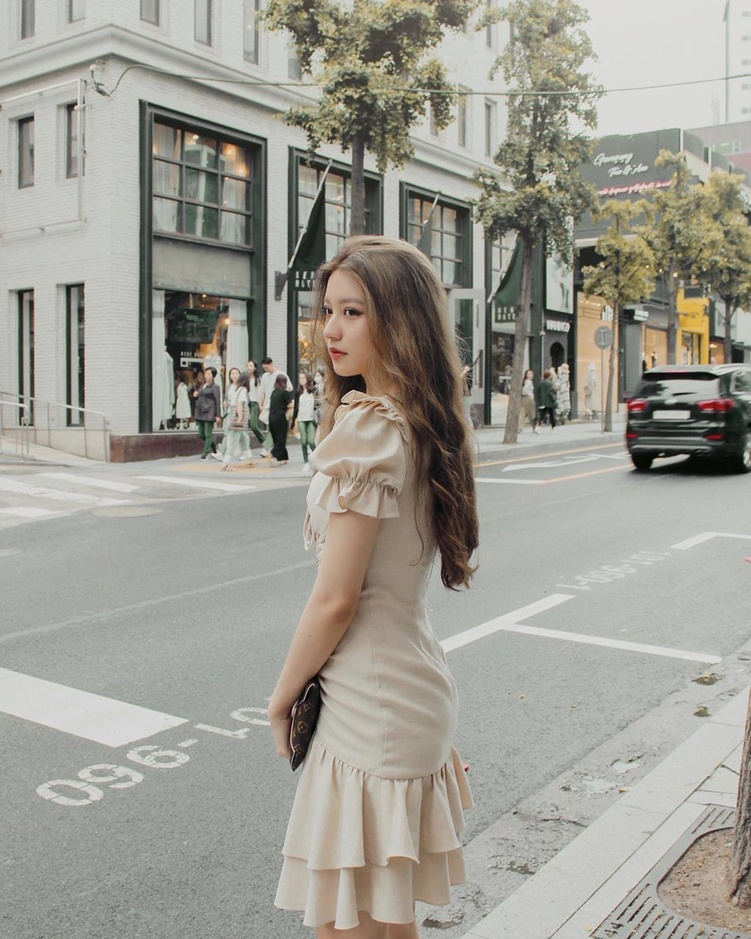
#> input picture xla/photos/example.jpg, 751 x 939 px, shrunk from 1080 x 1350 before the run, found by its file name
$ python opencv_brightness.py
#> lines starting #> are read from the running program, lines starting #| are printed output that depends on the picture
import sys
import cv2
import numpy as np

def change_brightness(img, alpha, beta):
    img_new = np.asarray(img * alpha + beta, int)
    img_new[img_new>255] = 255
    img_new[img_new<0] = 0
    return img_new

if __name__ == "__main__":
    alpha = 1.0
    beta = 35
    if (len(sys.argv) == 3):
        alpha = float(sys.argv[1])
        beta = int(sys.argv[2])
    img = cv2.imread('example.jpg')
#> img is the input picture: shape (939, 751, 3); mean B, G, R 146.7, 155.7, 157.8

    img_new = change_brightness(img, alpha, beta)
#> in change_brightness, `img_new[img_new>255] = 255`:
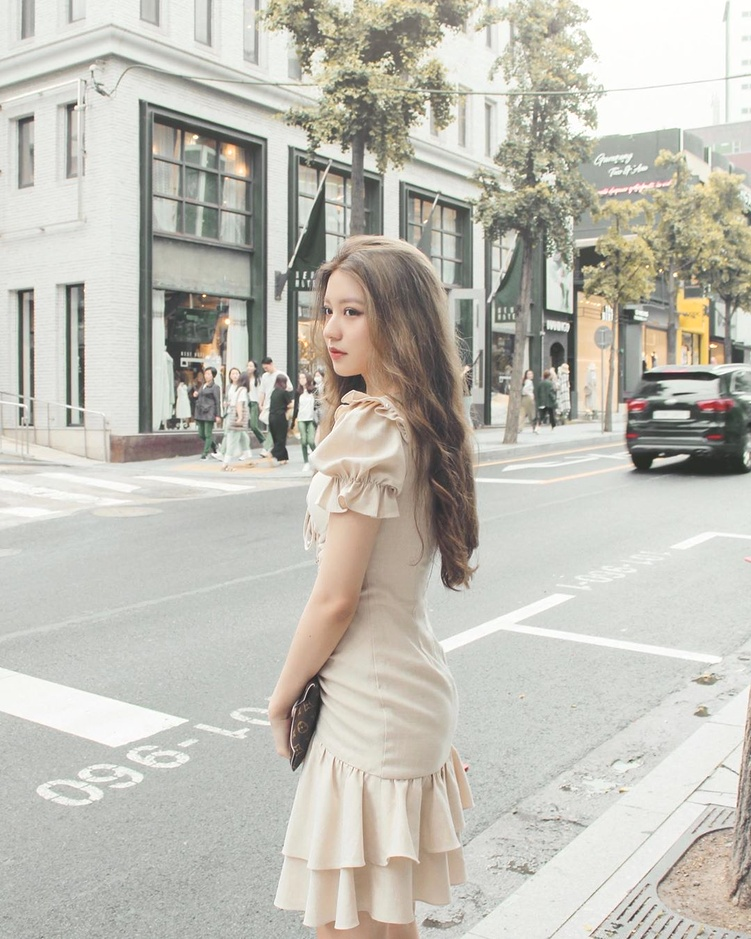
#> img_new: shape (939, 751, 3) int64; mean B, G, R 181.7, 190.7, 192.8
    cv2.imwrite('example_new_bright.jpg', img_new)


$ run again, with xla/photos/cute.jpg copied over xla/photos/example.jpg
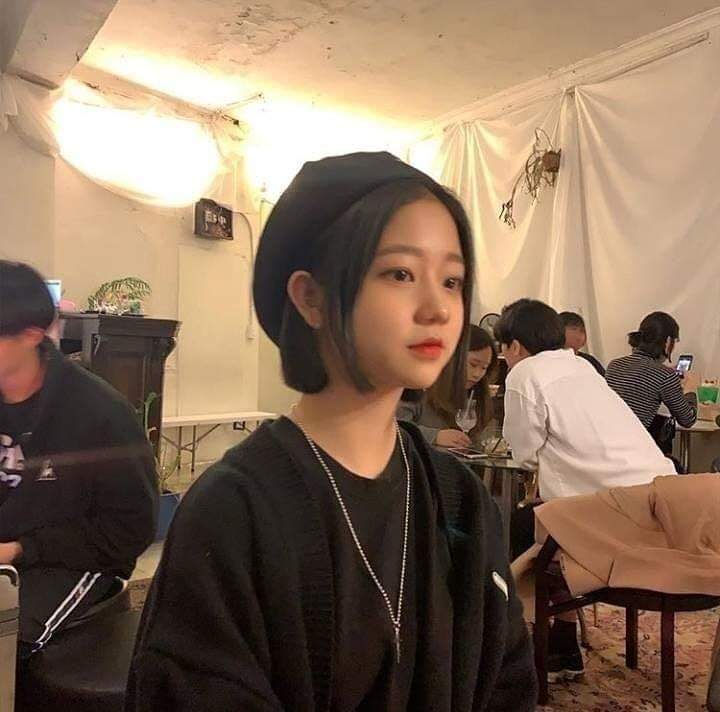
#> input picture xla/photos/cute.jpg, 720 x 712 px, found by its file name
#> img is the input picture: shape (712, 720, 3); mean B, G, R 91.8, 111.4, 135.3
#> in change_brightness, `img_new[img_new>255] = 255`:
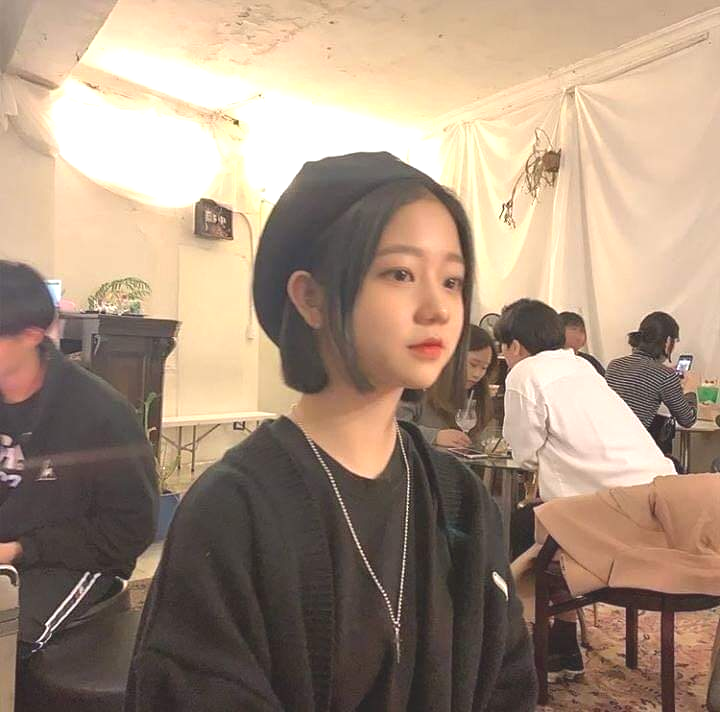
#> img_new: shape (712, 720, 3) int64; mean B, G, R 125.4, 144.2, 166
